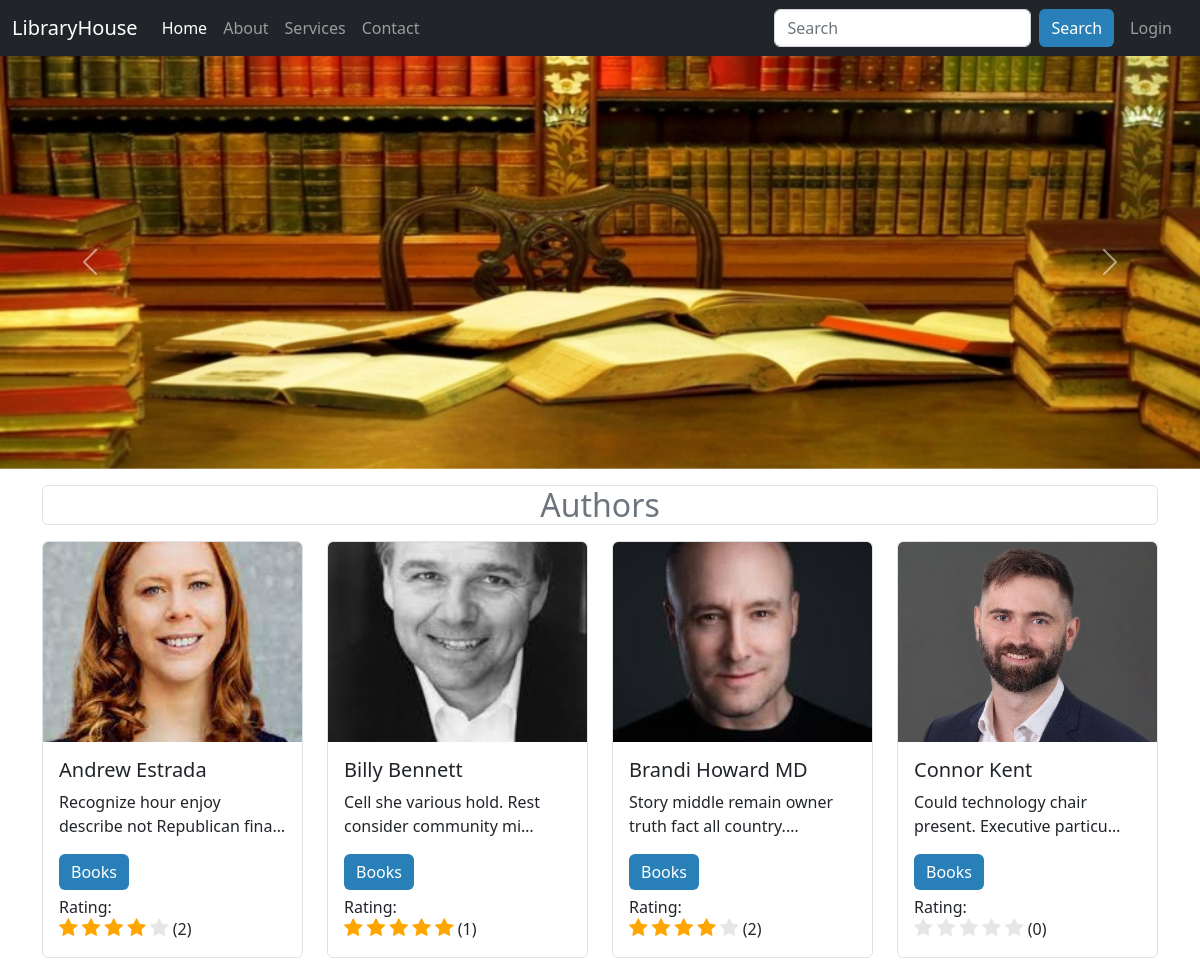
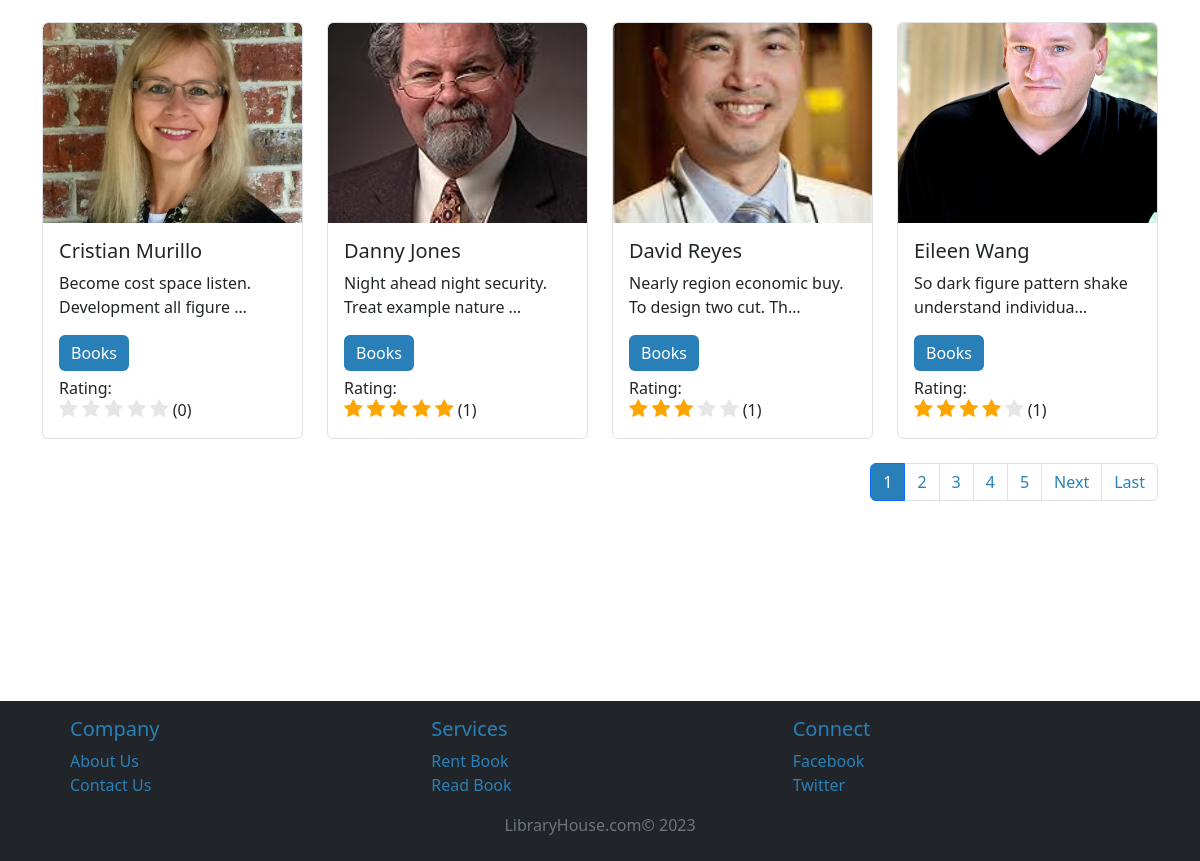
The page / on the database its author committed (2 pictures, top to bottom).
### myapp/models.py (models this page shows, shortened)
class Carousals(models.Model):
    image1 = models.ImageField(upload_to='carousals/photos')
    image2 = models.ImageField(upload_to='carousals/photos')
    image3 = models.ImageField(upload_to='carousals/photos')
    class Meta:
      verbose_name_plural = "Carousals"

class Author(models.Model):
    name = models.CharField(max_length=100)
    bio = models.TextField()
    author_pic = models.ImageField(upload_to='author/photos/',default=None,null=True)

### myapp/views.py (the view)
# urls.py: path("",views.index,name='index'),
def index(request):
    carousals = Carousals.objects.all()
    authors_data = Author.objects.all().order_by('name')
    paginator = Paginator(authors_data, 8)
    page = request.GET.get('page')
    try:
        authors_data = paginator.page(page)
    except PageNotAnInteger:
        authors_data = paginator.page(1)
    except EmptyPage:
        authors_data = paginator.page(paginator.num_pages)
    data = {
        'authors_data': authors_data,
        'carousals': carousals,
    }
    return render(request, 'index.html',data)

### myapp/context_processors.py (called while the page is built)
def user_authentication(request):
    user = get_user(request)
    return {'user': user, 'is_authenticated': user.is_authenticated}

### templates/index.html (shortened to what this page needs)
{% extends 'base.html' %}
{% load static %}
{% block content %}
<div id="carouselExampleControls" class="carousel slide" data-bs-ride="carousel">
    <div class="carousel-inner">
      {% for item in carousals %}
        <div class="carousel-item {% if forloop.first %}active{% endif %}">
          <img src="{{ item.image1.url }}" class="d-block w-100" alt="Image 1">
        </div>
      {% endfor %}
    </div>
    <button class="carousel-control-prev" type="button" data-bs-target="#carouselExampleControls" data-bs-slide="prev">
      <span class="carousel-control-prev-icon" aria-hidden="true"></span>
    </button>
    <button class="carousel-control-next" type="button" data-bs-target="#carouselExampleControls" data-bs-slide="next">
      <span class="carousel-control-next-icon" aria-hidden="true"></span>
    </button>
</div>
<div class="container my-3">
    <h2 class="text-center border rounded mb-3 text-secondary">Authors</h2>
    <div class="row" id="authorrow">
        {% if error_message %}
          <div class="alert alert-danger text-center">
              {{ error_message }}
          </div>
        {% else %}
          {% for author in authors_data %}
              <div class="col-md-3 mb-4" id="authordiv">
                  <div id ="authorcard" class="card border rounded">
                      <img src="{{ author.author_pic.url }}" class="card-img-top" alt="{{ author.name }}'s Picture" style="width: 100%; height: 200px; object-fit: cover;">
                          <div class="card-body">
                            <h5 class="card-title">{{author.name}}</h5>
                            <p class="card-text">{{ author.bio | truncatechars:50 }}</p>
                            <a href="{% url 'get_author_books' author.id %}" class="btn btn-danger border border-danger rounded">
                            Books
                            </a>
                            <div class="info-col">
                              <h6 class="heading mt-2 mb-0">Rating:</h6>
                              <div class="rating" id="book-rating" data-author-id="{{ author.id }}">
                                  <i class="fa fa-star" data-star="1"></i>
                                  <i class="fa fa-star" data-star="2"></i>
                                  <i class="fa fa-star" data-star="3"></i>
                                  <i class="fa fa-star" data-star="4"></i>
                                  <i class="fa fa-star" data-star="5"></i>
                                  <span class="rating-count">(0)</span>
                                </div>
                          </div>
                          </div>
                  </div>
              </div>
          {% endfor %}
        {% endif %}
    </div>
    <nav aria-label="Page navigation example">
      <ul class="pagination justify-content-end">
          {% for i in authors_data.paginator.page_range %}
              <li class="page-item {% if i == authors_data.number %}active{% endif %}">
                  <a class="page-link" href="?page={{ i }}">{{ i }}</a>
              </li>
          {% endfor %}
          {% if authors_data.has_next %}
              <li class="page-item">
                  <a class="page-link" href="?page={{ authors_data.next_page_number }}">Next</a>
              </li>
              <li class="page-item">
                  <a class="page-link" href="?page={{ authors_data.paginator.num_pages }}">Last</a>
              </li>
          {% endif %}
      </ul>
  </nav>
</div>
{% endblock content %}

### templates/base.html (shortened to what this page needs)
{% load static %}
<!DOCTYPE html>
<html lang="en">
<head>
    <link href="https://cdn.jsdelivr.net/npm/bootstrap@5.3.2/dist/css/bootstrap.min.css" rel="stylesheet">
    <link rel="stylesheet" href="https://cdnjs.cloudflare.com/ajax/libs/font-awesome/4.7.0/css/font-awesome.min.css">
    <link rel="stylesheet" href="https://cdn.jsdelivr.net/npm/bootstrap@5.2.3/dist/css/bootstrap.min.css">
    <link rel="stylesheet" href="{% static 'css/style.css' %}">
</head>
<body>
  <nav class="navbar navbar-expand-lg navbar-dark bg-dark">
        <div class="container-fluid">
          <a class="navbar-brand" href="{% url 'index' %}">LibraryHouse</a>
          <div class="collapse navbar-collapse" id="navbarSupportedContent">
            <ul class="navbar-nav me-auto mb-2 mb-lg-0">
              <li class="nav-item">
                <a class="nav-link active" aria-current="page" href="{% url 'index' %}">Home</a>
              </li>
              <li class="nav-item">
                <a class="nav-link aboutMe" aria-current="page" href="#">About</a>
              </li>
              <li class="nav-item">
                <a class="nav-link OurServices" aria-current="page" href="#">Services</a>
              </li>
              <li class="nav-item">
                <a class="nav-link" aria-current="page" href="#">Contact</a>
              </li>
            </ul>
            <form class="d-flex" method="GET" action="{% url 'search_author' %}">
              <input class="form-control me-2" type="search" name="searchauthor" placeholder="Search" aria-label="Search" required>
              <button class="btn btn-outline-danger" type="submit">Search</button>
            </form>
            <ul class="navbar-nav mx-2 messages">
              {% if is_authenticated %}
                    <li class="nav-item">
                      <a id="notifications" class="notifications nav-link" href="#"><i class="fa fa-bell" aria-hidden="true"><sup class="fw-bolder">0</sup></i></a>
                    </li>
                    <li class="nav-item">
                      <a class="nav-link" href="{% url 'user_profile' %}">Profile</a>
                    </li>
                    <li class="nav-item">
                      <a class="nav-link" href="{% url 'user_logout' %}">Logout</a>
                    </li>
              {% else %}
                <li class="nav-item">
                  <a class="nav-link" aria-current="page" href="{% url 'login_page' %}">Login</a>
                </li>
            {% endif %}
            </ul>
          </div>
        </div>
  </nav>
    {% block content %}
    {% endblock content %}
<footer class="bg-dark text-danger mt-3 ">
  <div class="container" style="margin-top:200px;">
    <div class="row justify-content-around mx-3">
      <div class="col-md-4 col-sm-6 mt-3">
        <h5>Company</h5>
        <ul class="list-unstyled text-danger">
          <li><a href="#" class="text-danger text-decoration-none aboutMe">About Us</a></li>
          <li><a href="#" class="text-danger text-decoration-none">Contact Us</a></li>
        </ul>
      </div>
      <div class="col-md-4 col-sm-6 mt-3">
        <h5>Services</h5>
        <ul class="list-unstyled">
          <li><a href="#" class="text-danger text-decoration-none">Rent Book</a></li>
          <li><a href="#" class="text-danger text-decoration-none">Read Book</a></li>
        </ul>
      </div>
      <div class="col-md-4 col-sm-6 mt-3">
        <h5>Connect</h5>
        <ul class="list-unstyled">
          <li><a href="https://facebook.com/" target="_blank" class="text-danger text-decoration-none">Facebook</a></li>
          <li><a href="https://twitter.com/" target="_blank" class="text-danger text-decoration-none">Twitter</a></li>
        </ul>
      </div>
    </div>
    <div class="trademark-company text-center pb-2">
      <p class="text-center text-secondary">LibraryHouse.com&copy; 2023</p>
    </div>
  </div>
</footer>
</body>
</html>

### static/css/style.css (style rules this page uses)
.btn-danger { background-color: #2980b9 !important; border: #2980b9 !important; }
.btn-outline-danger { background-color: #2980b9 !important; border: #2980b9 !important; color: #fff !important; }
.text-danger { color: #2980b9 !important; }
.pagination .page-link { color: #2980b9; background-color: transparent; }
.pagination .page-item.active .page-link { background-color: #2980b9; color: #fff; }
.info-col .fa-star { color: #e6e6e6; font-size: 20px; outline: none; }

### templates/base.html (style rules this page uses)
#authorrow { display: flex; }
#authordiv { margin: auto; align-items: center; justify-content: center; }
#authorcard { border: 1px solid transparent; transition: transform 0.3s, box-shadow 0.3s; cursor: pointer; border-radius: 10px; overflow: hidden; }
:root { --primary: #000000; --background: #232323; --secondary-background: #F2F2F2; --gray: #847F90; --gray-hover: #171717; --primary-hover: #555555; --link-gray: #666666; --link-gray-hover: #171717; --gray: #E1E1E1; --gray-border: #E6E6E6; --white: #FCFCFC; --navbar-height: 64px; }

### rows shown on the page
Carousals: image1 (picture)
Author: author_pic (picture), name "Andrew Estrada", bio "Recognize hour enjoy describe not Republican fina…"
Author: author_pic (picture), name "Billy Bennett", bio "Cell she various hold. Rest consider community mi…"
Author: author_pic (picture), name "Brandi Howard MD", bio "Story middle remain owner truth fact all country.…"
Author: author_pic (picture), name "Connor Kent", bio "Could technology chair present. Executive particu…"
Author: author_pic (picture), name "Cristian Murillo", bio "Become cost space listen. Development all figure …"
Author: author_pic (picture), name "Danny Jones", bio "Night ahead night security. Treat example nature …"
Author: author_pic (picture), name "David Reyes", bio "Nearly region economic buy. To design two cut. Th…"
Author: author_pic (picture), name "Eileen Wang", bio "So dark figure pattern shake understand individua…"

### other values the page prints
{{ i }} "1" "2" "3" "4" "5"
